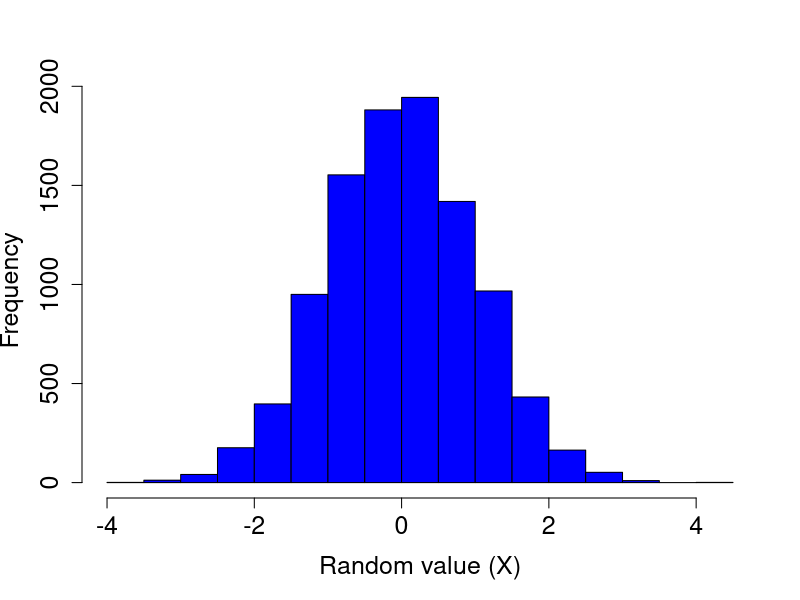
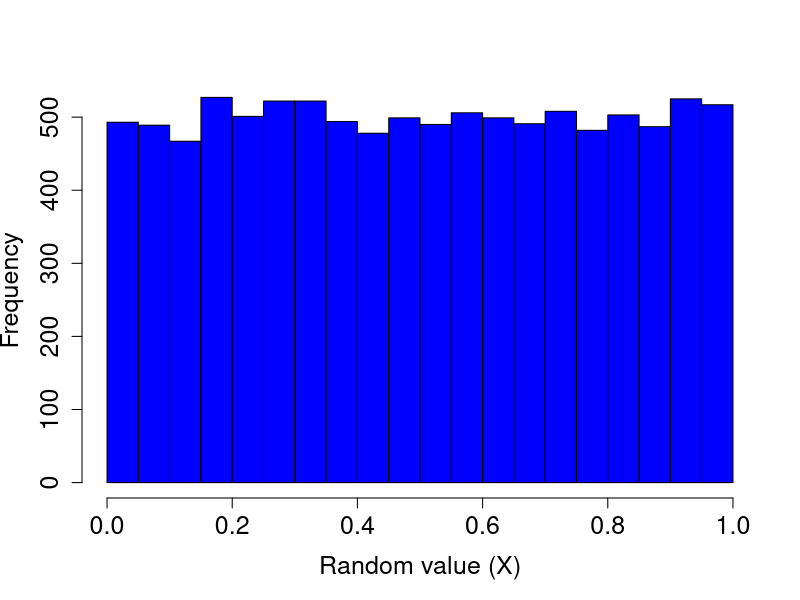
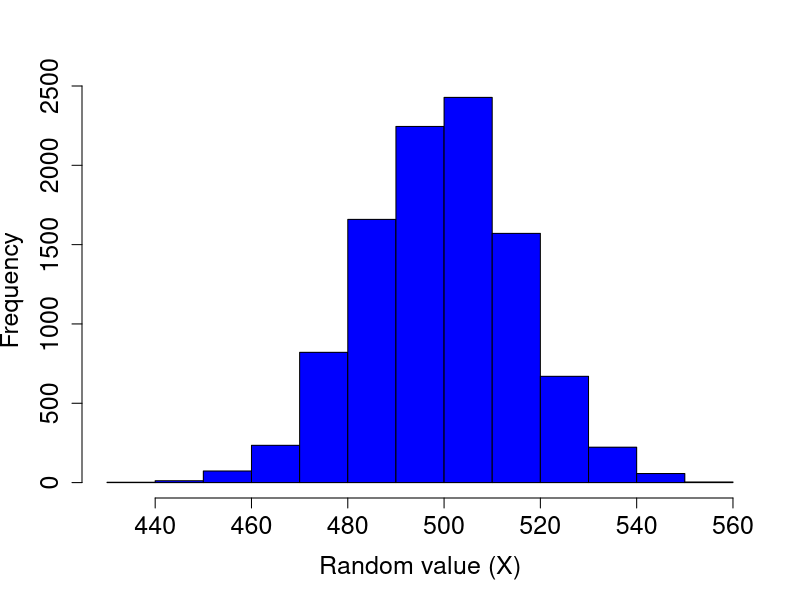
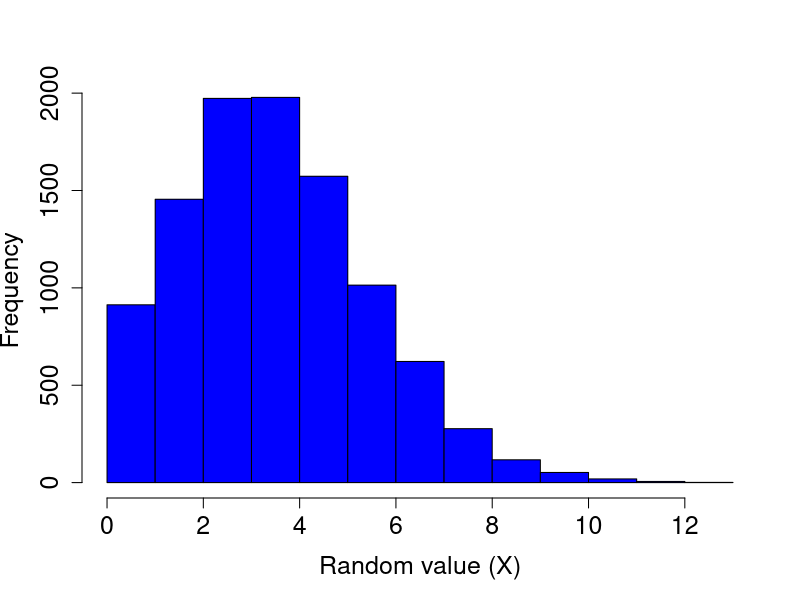
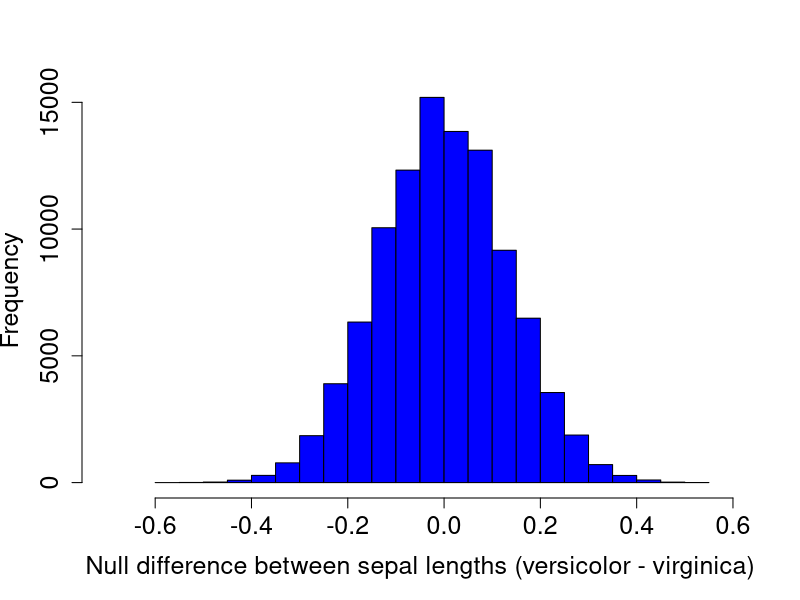
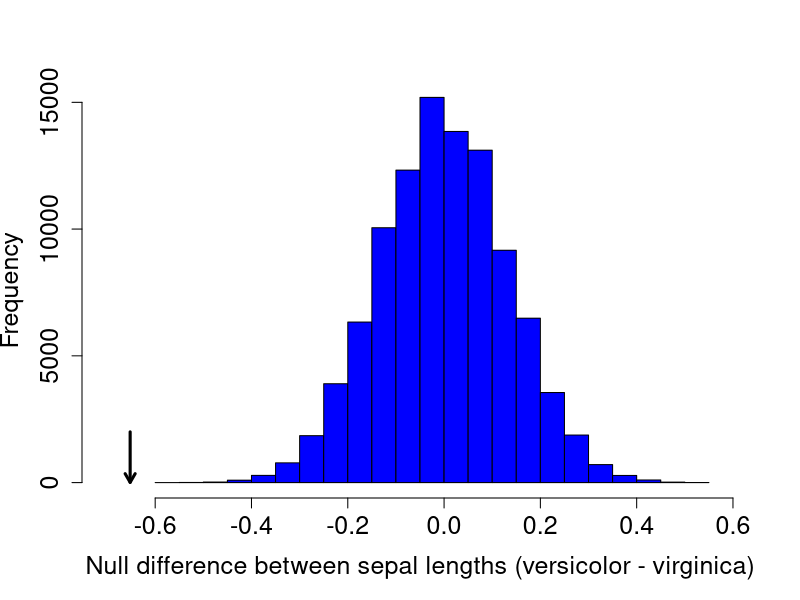

Generate these figures, in order, with R:
## ---- chunk 1
library(knitr);
opts_chunk$set(echo = FALSE);
## ---- chunk 2
random_norms <- rnorm(n = 10000, mean = 0, sd = 1);
## ---- chunk 3
hist(random_norms, xlab = "Random value (X)", col = "blue",
     main = "", cex.lab = 1.5, cex.axis = 1.5);
## ---- chunk 4
rand_unifs <- runif(n = 10000, min = 0, max = 1);
## ---- chunk 5
hist(rand_unifs, xlab = "Random value (X)", col = "blue",
     main = "", cex.lab = 1.5, cex.axis = 1.5);
## ---- chunk 6
rand_binoms <- rbinom(n = 1, size = 1000, prob = 0.5);
## ---- chunk 7
rand_binoms <- rbinom(n = 10, size = 1000, prob = 0.5);
## ---- chunk 8
rand_binoms <- rbinom(n = 10000, size = 1000, prob = 0.5);
## ---- chunk 9
hist(rand_binoms, xlab = "Random value (X)", col = "blue",
     main = "", cex.lab = 1.5, cex.axis = 1.5);
## ---- chunk 10
rand_poissons <- rpois(n = 10000, lambda = 4);
## ---- chunk 11
hist(rand_poissons, xlab = "Random value (X)", col = "blue",
     main = "", cex.lab = 1.5, cex.axis = 1.5);
## ---- chunk 12
data(iris); # Remove one of the three species below 
dat <- iris[iris[,5] != "setosa",];
dat <- dat[,c(1, 5)]; # Remove unneeded columns
ror <- sample(1:dim(dat)[1], size = dim(dat)[1]);
## ---- chunk 13
library(knitr)
temp_dat <- dat[ror[1:10],];
row.names(temp_dat) <- NULL;
kable(temp_dat);
## ---- chunk 14
t.test(dat[,1] ~ dat[,2], alternative = "two.sided");
## ---- chunk 15
obs_diff <- mean(dat[dat[,2] == "versicolor", 1]) - mean(dat[dat[,2] == "virginica", 1])
## ---- chunk 16
iter <- 99999;          # Total iterations 
diff <- NULL;         
N    <- dim(dat)[1];   # Total number of sepals
for(i in 1:iter){   
    sepal_smp   <- sample(x = dat[,2], size = N);
    versicolor  <- which(sepal_smp == "versicolor");
    virginica   <- which(sepal_smp == "virginica");
    mn_samp_ve  <- mean(dat[versicolor, 1]);
    mn_samp_vi  <- mean(dat[virginica, 1]);
    diff[i]     <- mn_samp_ve - mn_samp_vi;
}
## ---- chunk 17
hist(diff, xlab = "Null difference between sepal lengths (versicolor - virginica)", col = "blue",
     main = "", cex.lab = 1.5, cex.axis = 1.5, xlim = c(-0.7, 0.6));
## ---- chunk 18
hist(diff, xlab = "Null difference between sepal lengths (versicolor - virginica)", col = "blue",
     main = "", cex.lab = 1.5, cex.axis = 1.5, xlim = c(-0.7, 0.6));
arrows(x0 = obs_diff, x1 = obs_diff, y0 = 2000, y1 = 10, lwd = 3, length = 0.1);
## ---- chunk 19
more_extreme <- sum(abs(diff) >= abs(obs_diff));
## ---- chunk 20
data(mtcars);
true_cor <- cor(mtcars[,1], mtcars[,6]);
iters    <- 999;
the_cors <- NULL;
for(i in 1:iters){
    samp_wt     <- sample(mtcars[,6], size = dim(mtcars)[1]);
    the_cors[i] <- cor(mtcars[,1], samp_wt);
}
more_extr <- sum(abs(the_cors) >= abs(true_cor));
p_val     <- (more_extr + 1) / (iters + 1);
